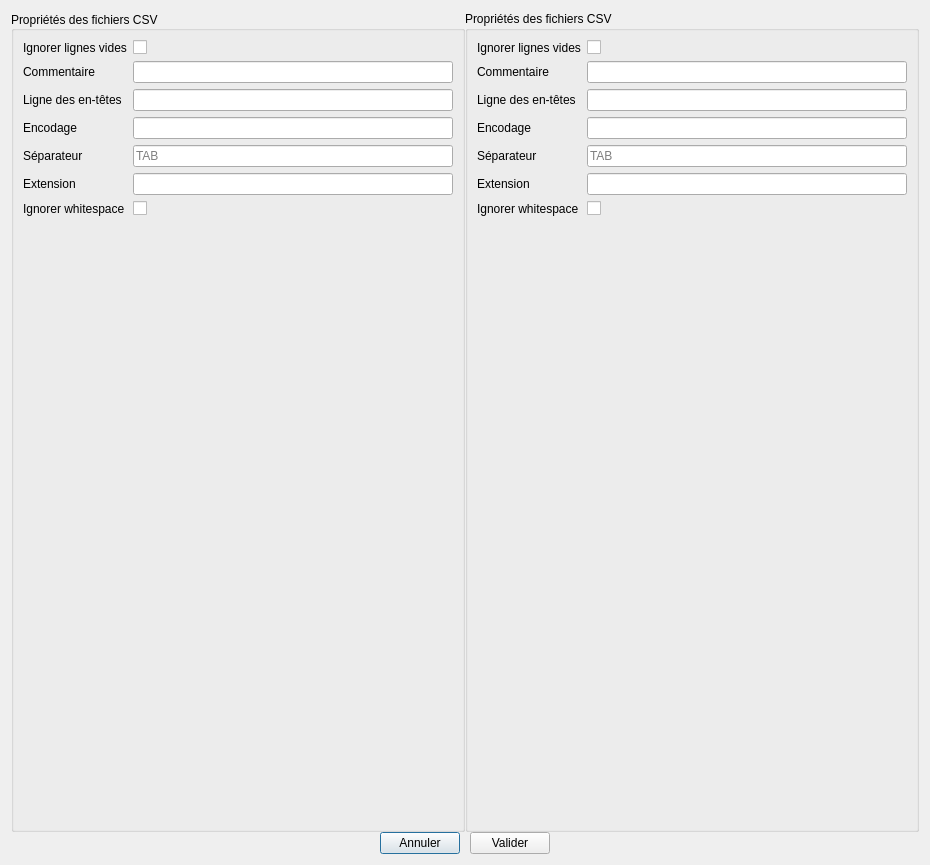
<?xml version="1.0" encoding="UTF-8"?>
<ui version="4.0">
 <class>select_properties</class>
 <widget class="QDialog" name="select_properties">
  <property name="geometry">
   <rect>
    <x>0</x>
    <y>0</y>
    <width>930</width>
    <height>865</height>
   </rect>
  </property>
  <property name="sizePolicy">
   <sizepolicy hsizetype="Maximum" vsizetype="Maximum">
    <horstretch>1</horstretch>
    <verstretch>1</verstretch>
   </sizepolicy>
  </property>
  <property name="windowTitle">
   <string>Dialog</string>
  </property>
  <layout class="QVBoxLayout" name="verticalLayout_2">
   <item>
    <layout class="QGridLayout" name="gridLayout">
     <property name="leftMargin">
      <number>0</number>
     </property>
     <property name="topMargin">
      <number>0</number>
     </property>
     <property name="rightMargin">
      <number>0</number>
     </property>
     <property name="bottomMargin">
      <number>0</number>
     </property>
     <property name="spacing">
      <number>0</number>
     </property>
     <item row="0" column="1">
      <widget class="QGroupBox" name="properties0GroupBox">
       <property name="enabled">
        <bool>true</bool>
       </property>
       <property name="sizePolicy">
        <sizepolicy hsizetype="Preferred" vsizetype="Minimum">
         <horstretch>0</horstretch>
         <verstretch>0</verstretch>
        </sizepolicy>
       </property>
       <property name="acceptDrops">
        <bool>false</bool>
       </property>
       <property name="title">
        <string>Propriétés des fichiers CSV</string>
       </property>
       <property name="alignment">
        <set>Qt::AlignLeading|Qt::AlignLeft|Qt::AlignVCenter</set>
       </property>
       <property name="flat">
        <bool>false</bool>
       </property>
       <property name="checkable">
        <bool>false</bool>
       </property>
       <layout class="QVBoxLayout" name="verticalLayout" stretch="0">
        <item>
         <layout class="QFormLayout" name="formLayout0">
          <item row="0" column="0">
           <widget class="QLabel" name="skipBlankLines0Lbl">
            <property name="text">
             <string>Ignorer lignes vides</string>
            </property>
            <property name="buddy">
             <cstring>skipBlankLines0Cb</cstring>
            </property>
           </widget>
          </item>
          <item row="0" column="1">
           <widget class="QCheckBox" name="skipBlankLines0Cb">
            <property name="text">
             <string/>
            </property>
           </widget>
          </item>
          <item row="1" column="0">
           <widget class="QLabel" name="comment0Lbl">
            <property name="text">
             <string>Commentaire</string>
            </property>
            <property name="buddy">
             <cstring>comment0Le</cstring>
            </property>
           </widget>
          </item>
          <item row="1" column="1">
           <widget class="QLineEdit" name="comment0Le"/>
          </item>
          <item row="2" column="0">
           <widget class="QLabel" name="heading0Lbl">
            <property name="text">
             <string>Ligne des en-têtes</string>
            </property>
            <property name="buddy">
             <cstring>heading0Le</cstring>
            </property>
           </widget>
          </item>
          <item row="2" column="1">
           <widget class="QLineEdit" name="heading0Le"/>
          </item>
          <item row="3" column="0">
           <widget class="QLabel" name="encoding0Lbl">
            <property name="text">
             <string>Encodage</string>
            </property>
            <property name="buddy">
             <cstring>encoding0Le</cstring>
            </property>
           </widget>
          </item>
          <item row="3" column="1">
           <widget class="QLineEdit" name="encoding0Le"/>
          </item>
          <item row="4" column="0">
           <widget class="QLabel" name="separator0Lbl">
            <property name="text">
             <string>Séparateur</string>
            </property>
            <property name="buddy">
             <cstring>separator0Le</cstring>
            </property>
           </widget>
          </item>
          <item row="4" column="1">
           <widget class="QLineEdit" name="separator0Le">
            <property name="placeholderText">
             <string>TAB</string>
            </property>
           </widget>
          </item>
          <item row="5" column="0">
           <widget class="QLabel" name="extension0Lbl">
            <property name="text">
             <string>Extension</string>
            </property>
            <property name="buddy">
             <cstring>extension0Le</cstring>
            </property>
           </widget>
          </item>
          <item row="5" column="1">
           <widget class="QLineEdit" name="extension0Le">
            <property name="clearButtonEnabled">
             <bool>false</bool>
            </property>
           </widget>
          </item>
          <item row="6" column="0">
           <widget class="QLabel" name="strip0Lbl">
            <property name="text">
             <string>Ignorer whitespace</string>
            </property>
            <property name="buddy">
             <cstring>strip0Cb</cstring>
            </property>
           </widget>
          </item>
          <item row="6" column="1">
           <widget class="QCheckBox" name="strip0Cb"/>
          </item>
         </layout>
        </item>
       </layout>
      </widget>
     </item>
     <item row="0" column="2">
      <widget class="QGroupBox" name="properties1Groupbox">
       <property name="title">
        <string>Propriétés des fichiers CSV</string>
       </property>
       <layout class="QVBoxLayout" name="verticalLayout_3">
        <item>
         <layout class="QFormLayout" name="formLayout1">
          <item row="0" column="0">
           <widget class="QLabel" name="skipBlankLines1Lbl">
            <property name="text">
             <string>Ignorer lignes vides</string>
            </property>
            <property name="buddy">
             <cstring>skipBlankLines1Cb</cstring>
            </property>
           </widget>
          </item>
          <item row="0" column="1">
           <widget class="QCheckBox" name="skipBlankLines1Cb">
            <property name="text">
             <string/>
            </property>
           </widget>
          </item>
          <item row="1" column="0">
           <widget class="QLabel" name="comment1Lbl">
            <property name="text">
             <string>Commentaire</string>
            </property>
            <property name="buddy">
             <cstring>comment1Le</cstring>
            </property>
           </widget>
          </item>
          <item row="1" column="1">
           <widget class="QLineEdit" name="comment1Le"/>
          </item>
          <item row="2" column="0">
           <widget class="QLabel" name="heading1Lbl">
            <property name="text">
             <string>Ligne des en-têtes</string>
            </property>
            <property name="buddy">
             <cstring>heading1Le</cstring>
            </property>
           </widget>
          </item>
          <item row="2" column="1">
           <widget class="QLineEdit" name="heading1Le"/>
          </item>
          <item row="3" column="0">
           <widget class="QLabel" name="encoding1Lbl">
            <property name="text">
             <string>Encodage</string>
            </property>
            <property name="buddy">
             <cstring>encoding1Le</cstring>
            </property>
           </widget>
          </item>
          <item row="3" column="1">
           <widget class="QLineEdit" name="encoding1Le"/>
          </item>
          <item row="4" column="0">
           <widget class="QLabel" name="separator1Lbl">
            <property name="text">
             <string>Séparateur</string>
            </property>
            <property name="buddy">
             <cstring>separator1Le</cstring>
            </property>
           </widget>
          </item>
          <item row="4" column="1">
           <widget class="QLineEdit" name="separator1Le">
            <property name="placeholderText">
             <string>TAB</string>
            </property>
           </widget>
          </item>
          <item row="5" column="0">
           <widget class="QLabel" name="extension1Lbl">
            <property name="text">
             <string>Extension</string>
            </property>
            <property name="buddy">
             <cstring>extension1Le</cstring>
            </property>
           </widget>
          </item>
          <item row="5" column="1">
           <widget class="QLineEdit" name="extension1Le"/>
          </item>
          <item row="6" column="0">
           <widget class="QLabel" name="strip1Lbl">
            <property name="text">
             <string>Ignorer whitespace</string>
            </property>
            <property name="buddy">
             <cstring>strip1Cb</cstring>
            </property>
           </widget>
          </item>
          <item row="6" column="1">
           <widget class="QCheckBox" name="strip1Cb"/>
          </item>
         </layout>
        </item>
       </layout>
      </widget>
     </item>
     <item row="1" column="1" colspan="2">
      <layout class="QHBoxLayout" name="horizontalLayout_4">
       <property name="spacing">
        <number>10</number>
       </property>
       <property name="bottomMargin">
        <number>0</number>
       </property>
       <item alignment="Qt::AlignRight">
        <widget class="QPushButton" name="cancelBtn">
         <property name="maximumSize">
          <size>
           <width>100</width>
           <height>16777215</height>
          </size>
         </property>
         <property name="text">
          <string>Annuler</string>
         </property>
        </widget>
       </item>
       <item alignment="Qt::AlignLeft">
        <widget class="QPushButton" name="validateBtn">
         <property name="maximumSize">
          <size>
           <width>100</width>
           <height>16777215</height>
          </size>
         </property>
         <property name="text">
          <string>Valider</string>
         </property>
        </widget>
       </item>
      </layout>
     </item>
    </layout>
   </item>
  </layout>
 </widget>
 <tabstops>
  <tabstop>skipBlankLines0Cb</tabstop>
  <tabstop>skipBlankLines1Cb</tabstop>
  <tabstop>comment0Le</tabstop>
  <tabstop>comment1Le</tabstop>
  <tabstop>heading0Le</tabstop>
  <tabstop>heading1Le</tabstop>
  <tabstop>encoding0Le</tabstop>
  <tabstop>encoding1Le</tabstop>
  <tabstop>separator0Le</tabstop>
  <tabstop>separator1Le</tabstop>
  <tabstop>extension0Le</tabstop>
  <tabstop>extension1Le</tabstop>
  <tabstop>strip0Cb</tabstop>
  <tabstop>strip1Cb</tabstop>
  <tabstop>cancelBtn</tabstop>
  <tabstop>validateBtn</tabstop>
 </tabstops>
 <resources/>
 <connections/>
</ui>
